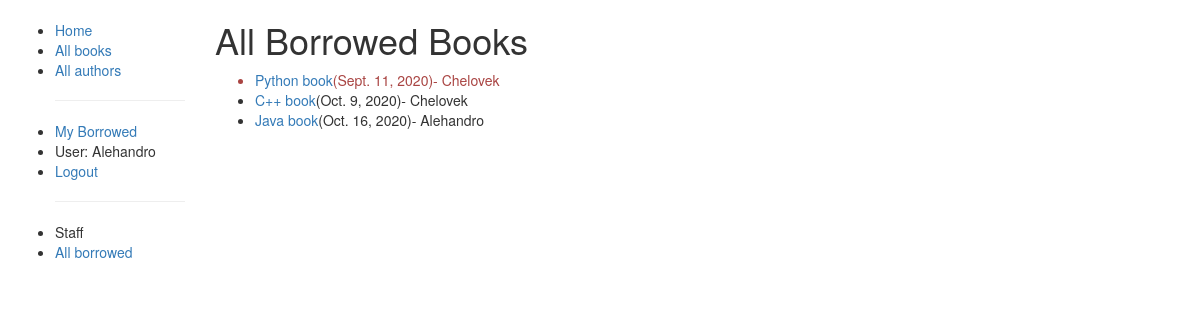
Page /catalog/borrowed/ (signed in) on the committed database.
### catalog/models.py (models this page shows, shortened)
class BookInstance(models.Model):
	id = models.UUIDField(primary_key=True, default=uuid.uuid4,help_text="Unique ID for this particular book across whole library")
	book = models.ForeignKey('Book', on_delete = models.SET_NULL, null = True)
	imprint = models.CharField(max_length=200)
	due_back = models.DateField(null = True, blank = True)
	borrower = models.ForeignKey(User, on_delete=models.SET_NULL, null=True, blank=True)
	LOAN_STATUS = (
			('m','Maintenance'),
			('o','On loan'),
			('a', 'Available'),
			('r', 'Reserved'),
		)
	status = models.CharField(max_length=1, choices = LOAN_STATUS, blank = True, default='m', help_text='Book availability')
	class Meta:
		ordering = ["due_back"]
		permissions = (("can_mark_returned","Set book as returned"),)
	@property
	def is_overdue(self):
		if self.due_back and date.today() > self.due_back:
			return True
		return False

class Book(models.Model):
	title = models.CharField(max_length = 80, help_text = "Title of your book")
	author = models.ForeignKey('Author', on_delete = models.SET_NULL, null = True)
	summary = models.TextField(max_length = 1000)
	isbn = models.CharField('ISBN', max_length = 13)
	genre = models.ManyToManyField(Genre, help_text = "select a genre of book")
	language = models.ForeignKey('Language', on_delete=models.SET_NULL, null=True)
	def display_genre(self):
		return ', '.join([genre.name for genre in self.genre.all()[:3]])
	display_genre.short_discription = 'Genre'
	class Meta:
		ordering = ["title"]

### catalog/views.py (the view)
class LoanedBooksAllListView(PermissionRequiredMixin, generic.ListView):
    model = BookInstance
    template_name = 'catalog/bookinstance_list_borrowed_all.html'
    permission_required = 'catalog.can_mark_returned'
    paginate_by = 10
    def get_queryset(self):
        return BookInstance.objects.filter(status__exact='o').order_by('due_back')

### catalog/templates/catalog/bookinstance_list_borrowed_all.html
{% extends "base_generic.html" %}
{% block content %}
	<h1>All Borrowed Books</h1>
	{% if bookinstance_list %}
	<ul>
		{% for bookinst in bookinstance_list %}
		<li class="{% if bookinst.is_overdue %}text-danger{% endif %}">
			<a href="{% url 'book-detail' bookinst.book.pk %}">{{bookinst.book.title}}</a>({{ bookinst.due_back }}){% if user.is_staff %}- {{bookinst.borrower}}{% endif %}
		</li>
		{% endfor %}
	</ul>
	{% else %}
		<p>There are no books borrowed</p>
	{% endif %}
{% endblock %}

### catalog/templates/base_generic.html (shortened to what this page needs)
<!DOCTYPE html>
<html lang="en">
<head>
  <link rel="stylesheet" href="https://maxcdn.bootstrapcdn.com/bootstrap/3.3.7/css/bootstrap.min.css">
   {% load static %}
   <link rel="stylesheet" href="{% static 'css/styles.css' %}">
</head>
<body>
  <div class="container-fluid">
    <div class="row">
      <div class="col-sm-2">
        {% block sidebar %}
        <ul class="sidebar-nav">
          <li><a href="{% url 'index' %}">Home</a></li>
          <li><a href="{% url 'books' %}">All books</a></li>
          <li><a href="{% url 'authors' %}">All authors</a></li>
          <hr>
          <li><a href="{% url 'my-borrowed' %}">My Borrowed</a></li>
          {% if user.is_authenticated %}
            <li>User: {{user.get_username}}</li>
            <li><a href="{% url 'logout' %}?next={{request.path}}">Logout</a></li>
          {% else %}
            <li><a href="{% url 'login' %}?next={{request.path}}">Login</a></li>
          {% endif %}
          <hr>
          {% if user.is_staff %}
          <li>Staff</li>
          <li><a href="{% url 'all-borrowed' %}">All borrowed</a></li>
          {% endif %}
        </ul>
        {% endblock %}
      </div>
      <div class="col-sm-10">
        {% block content %}{% endblock %}
      </div>
    </div>
  </div>
</body>
</html>

### catalog/static/css/styles.css (style rules this page uses)
.sidebar-nav { margin-top:20px; padding: auto; }
.sidebar-nav li a { text-decoration: none; }

### rows in the picture
BookInstance: book "Python book", due_back "Sept. 11, 2020", borrower "Chelovek"
BookInstance: book "C++ book", due_back "Oct. 9, 2020", borrower "Chelovek"
BookInstance: book "Java book", due_back "Oct. 16, 2020", borrower "Alehandro"

### other values in the picture
{{ user.get_username }} "Alehandro"
